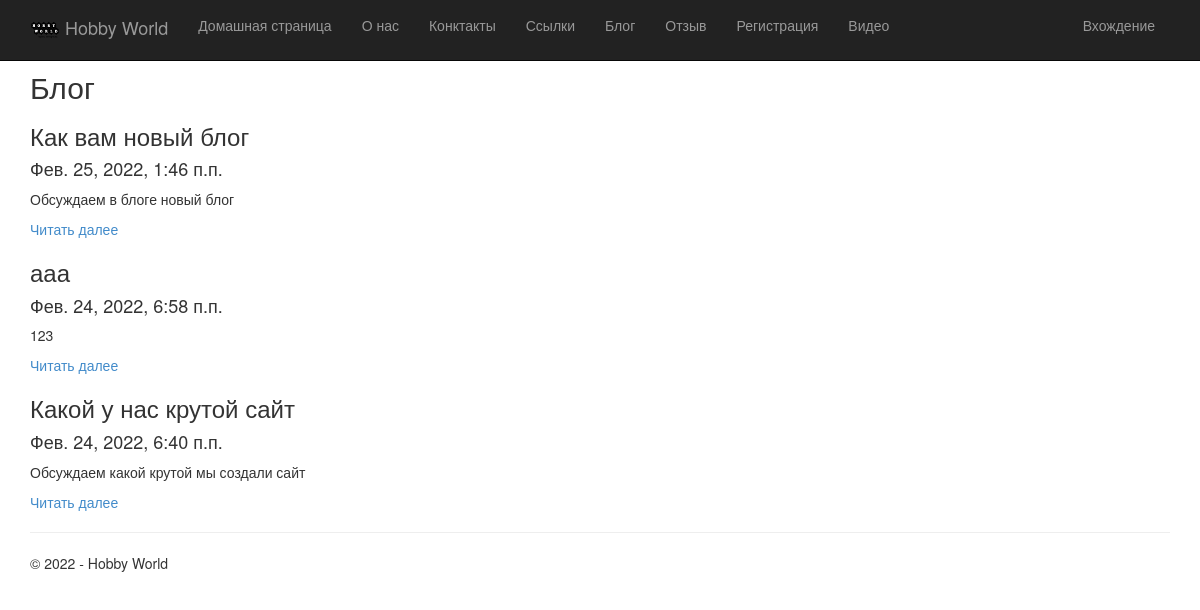
Screenshot of /blog/ with the database file from the repository.
### app/models.py (models this page shows, shortened)
class Blog(models.Model):
    title = models.CharField(max_length = 100, unique_for_date="posted", verbose_name="Заголовок")
    description = models.TextField(verbose_name="Краткое содержание")
    content = models.TextField(verbose_name="Полное содержание")
    posted = models.DateTimeField(default=datetime.now(), db_index=True, verbose_name="Опубликована")
    author = models.ForeignKey(User, null=True,blank=True,on_delete=models.SET_NULL, verbose_name="Автор")
    image = models.FileField(default="teep.jpg", verbose_name="Путь к картинке")
    class Meta:
        db_table="Posts"
        ordering = ["-posted"]
        verbose_name="статья блога"
        verbose_name_plural="статьи блога"

### app/views.py (the view)
# urls.py: path('blog/', views.blog, name='blog'),
def blog(request):
    posts = Blog.objects.all()
    assert isinstance(request, HttpRequest)
    return render(
        request,
        "app/blog.html",
        {
            "title": "Блог",
            "posts": posts,
            "year": datetime.now().year,
        },
    )

### app/templates/app/blog.html
{% extends "app/layout.html" %}
{% block content %}
<h2>{{ title }}</h2>
{% for post in posts %}
<div>
    <h3>{{ post.title }}</h3>
    <h4>{{ post.posted }}</h4>
    <p>{{ post.description }}</p>
    <p><a href="{% url 'blogpost' parametr=post.id %}">Читать далее</a></p>
</div>
{% endfor %}
{% endblock %}

### app/templates/app/layout.html (shortened to what this page needs)
<!DOCTYPE html>
<html>
<head>
    {% load staticfiles %}
    <link rel="stylesheet" type="text/css" href="{% static 'app/content/bootstrap.min.css' %}" />
    <link rel="stylesheet" type="text/css" href="{% static 'app/content/site.css' %}" />
</head>
<body>
    <div class="navbar navbar-inverse navbar-fixed-top">
        <div class="container">
            <div class="navbar-header">
                <a href="/" class="navbar-brand"> <img src="{% static 'app/content/Hobby_World_logo.png' %}" width="30" height="30" alt="Logo 1"/> Hobby World</a>
            </div>
            <div class="navbar-collapse collapse">
                <ul class="nav navbar-nav">
                    <li><a href="{% url 'home' %}">Домашная страница</a></li>
                    <li><a href="{% url 'about' %}">О нас</a></li>
                    <li><a href="{% url 'contact' %}">Конктакты</a></li>
                    <li><a href="{% url 'link' %}">Ссылки</a></li>
                    <li><a href="{% url 'blog' %}">Блог</a></li>
                    <li><a href="{% url 'anketa' %}">Отзыв</a></li>
                    {% if not user.is_authenticated %}
                    <li><a href="{% url 'registration' %}">Регистрация</a></li>
                    {% endif %}
                    <li><a href="{% url 'videopost' %}">Видео</a></li>
                </ul>
                {% include 'app/loginpartial.html' %}
            </div>
        </div>
    </div>
    <div class="container body-content">
{% block content %}{% endblock %}
        <hr/>
        <footer>
            <p>&copy; {{ year }} - Hobby World</p>
        </footer>
    </div>
</body>
</html>

### app/templates/app/loginpartial.html
{% if user.is_authenticated %}
<form id="logoutForm" action="/logout/" method="post" class="navbar-right">
    {% csrf_token %}
    <ul class="nav navbar-nav navbar-right">
        <li><span class="navbar-brand">Привет {{ user.username }}!</span></li>
        <li><a href="javascript:document.getElementById('logoutForm').submit()">Выходим</a></li>
    </ul>
</form>
{% else %}
<ul class="nav navbar-nav navbar-right">
    <li><a href="{% url 'login' %}">Вхождение</a></li>
</ul>
{% endif %}

### app/static/app/content/site.css (style rules this page uses)
body { padding-top: 50px; padding-bottom: 20px; }
.body-content { padding-left: 15px; padding-right: 15px; }

### rows the page displays
Blog: title "Как вам новый блог", posted "Фев. 25, 2022, 1:46 п.п.", description "Обсуждаем в блоге новый блог"
Blog: title "ааа", posted "Фев. 24, 2022, 6:58 п.п.", description "123"
Blog: title "Какой у нас крутой сайт", posted "Фев. 24, 2022, 6:40 п.п.", description "Обсуждаем какой крутой мы создали сайт"

### other values shown
{{ title }} "Блог"
